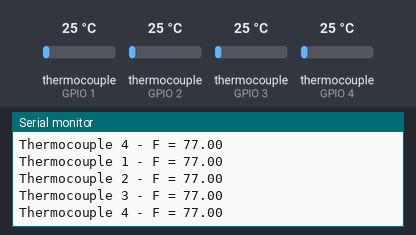
Simulated run of this program. Board: ESP32-S2. Shown: the last lines printed to the serial monitor. The test bench sets the inputs (shaded band); at power-on: thermocouple (sensors on GPIO 1, GPIO 2, GPIO 3, GPIO 4) 25 °C.

Above: at 1.7 s.
1.8 s: thermocouple (sensor on GPIO 1) set to 6 °C
3.3 s: thermocouple (sensor on GPIO 2) set to 6 °C
At 3.67 s:
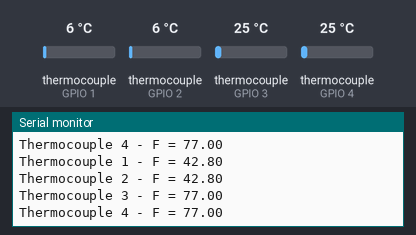
4.8 s: thermocouple (sensor on GPIO 3) set to 6 °C
At 5.29 s:
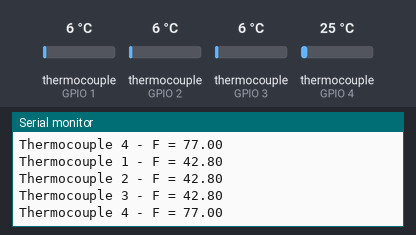
6.3 s: thermocouple (sensor on GPIO 4) set to 6 °C
At 6.58 s:
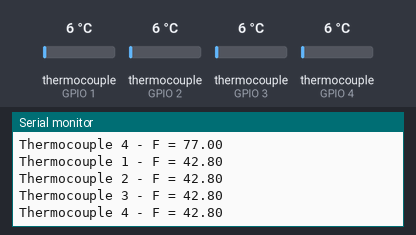
9.3 s: thermocouple (sensor on GPIO 1) set to 75 °C
10.8 s: thermocouple (sensor on GPIO 2) set to 75 °C
At 11.13 s:
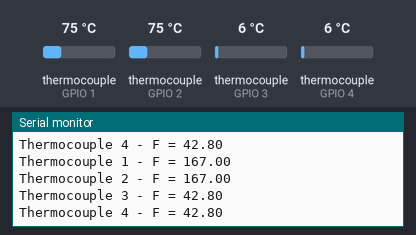
Timing chart, 0 to 13.3 s (numbered marks = the images above; inputs shaded):
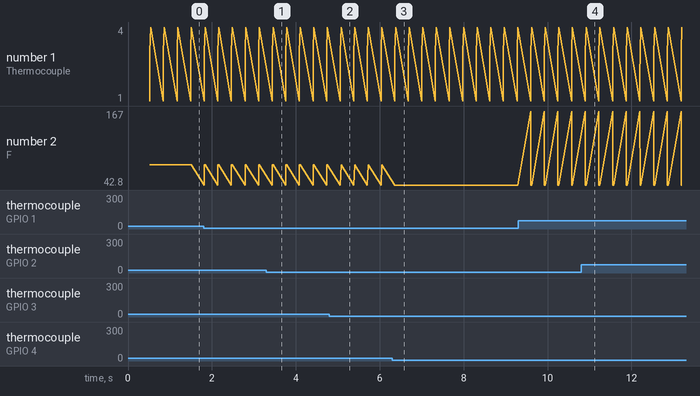

The program:

main.cpp
```cpp
#include <Arduino.h>
#include <SPI.h>
#include <max6675.h>

// Hardware SPI pins
int thermoDO = MISO;
int thermoCLK = SCK;
int thermoCS1 = A0;  // Chip Select pin for the first MAX6675
int thermoCS2 = A1;
int thermoCS3 = A2;
int thermoCS4 = A3;

// Initialize the MAX6675 thermocouple amplifiers on the hardware SPI bus
MAX6675 thermocouple1(thermoCLK, thermoCS1, thermoDO);
MAX6675 thermocouple2(thermoCLK, thermoCS2, thermoDO);
MAX6675 thermocouple3(thermoCLK, thermoCS3, thermoDO);
MAX6675 thermocouple4(thermoCLK, thermoCS4, thermoDO);

#define SSR_PIN 5  // Define the SSR control pin. Ensure this doesn't conflict with other pins

void setup() {
  pinMode(SSR_PIN, OUTPUT);  // Initialize the SSR pin as an output
  Serial.begin(9600);       // Start serial communication at 9600 baud rate

  Serial.println("MAX6675 test");
  // Wait for MAX chip to stabilize
  delay(500);
}

void loop() {
  // Toggle the SSR
  digitalWrite(SSR_PIN, HIGH); // Turn the SSR on
  delay(10);                // Wait for .01 second
  digitalWrite(SSR_PIN, LOW);  // Turn the SSR off
  delay(10);                // Wait for .01 second

  // Read temperature from the MAX6675s
  Serial.print("Thermocouple 1 - F = ");
  Serial.println(thermocouple1.readFahrenheit());

  Serial.print("Thermocouple 2 - F = ");
  Serial.println(thermocouple2.readFahrenheit());

  Serial.print("Thermocouple 3 - F = ");
  Serial.println(thermocouple3.readFahrenheit());

  Serial.print("Thermocouple 4 - F = ");
  Serial.println(thermocouple4.readFahrenheit());

  Serial.println("");
  Serial.println("");

  // For the MAX6675 to update, you must delay AT LEAST 250ms between reads
  delay(250);
}
```

Measured:
- after the input at 3.3 s, the serial monitor: prints a new line after 0.14 s (image 1)
- after the input at 4.8 s, the serial monitor: prints a new line after 0.26 s (image 2)
- after the input at 6.3 s, the serial monitor: prints a new line after 0.08 s (image 3)
- after the input at 10.8 s, the serial monitor: prints a new line after 0.10 s (image 4)
